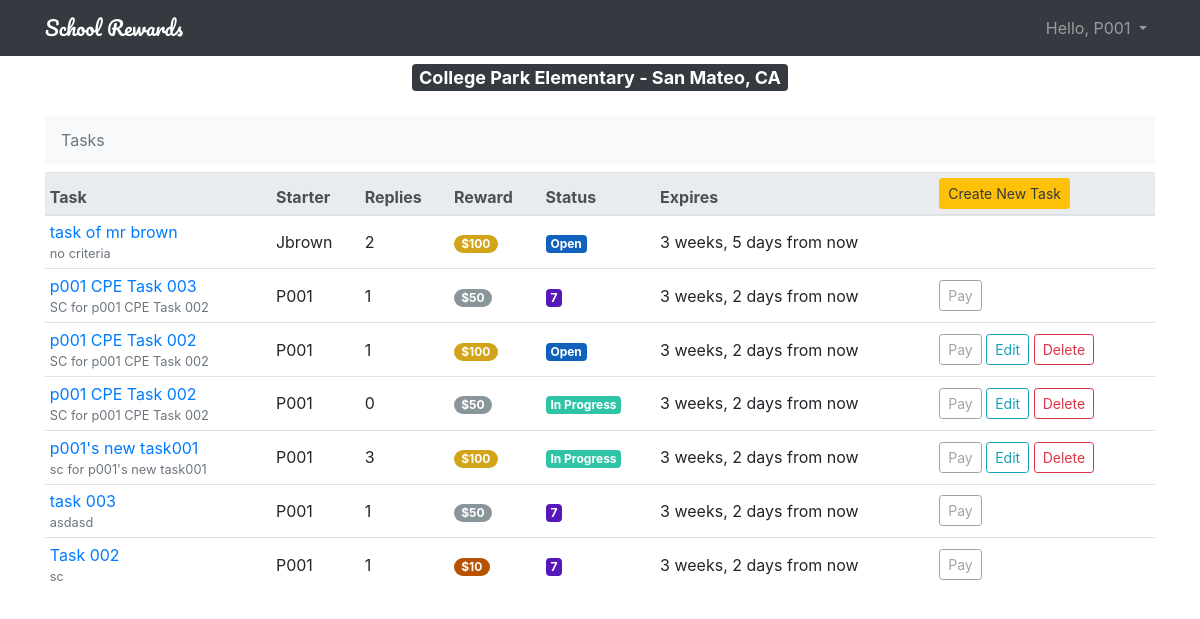
Before: /tasks/ (signed in) with the older database file.
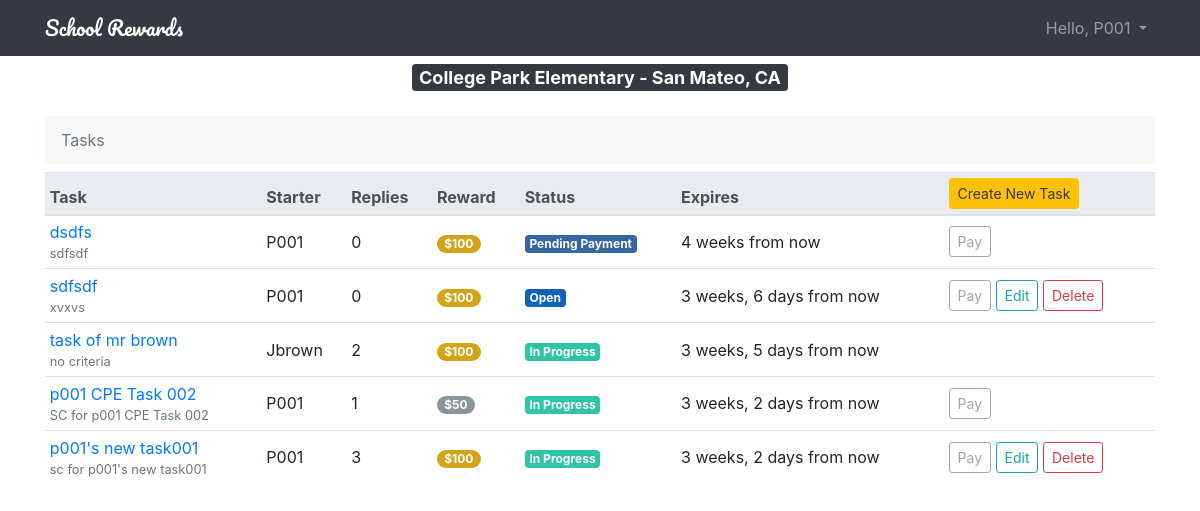
After: the same page with the newer database file.
### rewards/models.py (models this page shows, shortened)
class User(AbstractUser):
    is_parent = models.BooleanField(default=False)
    is_teacher = models.BooleanField(default=False)

class School(models.Model):
    name = models.CharField(max_length=64)
    street_address = models.CharField(max_length=100)
    city = models.CharField(max_length=64)
    state = models.CharField(max_length=25)
    zip_code = models.CharField(max_length=32)
    created_at = models.DateTimeField(auto_now_add=True)
    updated_at = models.DateTimeField(null=True)
    created_by = models.ForeignKey(User, related_name='schools', on_delete=models.CASCADE, null=True)
    updated_by = models.ForeignKey(User, related_name='+', on_delete=models.CASCADE, null=True)
    def __str__(self):
        return "%s - %s, %s" % (self.name, self.city, self.state)

class Task(models.Model):
    DAYS_TO_EXPIRE_TASK = 30  # default expiration date
    name = models.CharField(max_length=50, unique=False)
    success_criteria = models.CharField(max_length=4000)
    last_updated = models.DateTimeField(auto_now_add=True)
    expires_on = models.DateTimeField(default=datetime.now()+timedelta(days=DAYS_TO_EXPIRE_TASK))  # defaulted to +30 days
    status = models.ForeignKey(Status, related_name='tasks', on_delete=models.CASCADE, null=True, default=Status.OPEN)
    school = models.ForeignKey(School, related_name='school', on_delete=models.CASCADE, null=True)
    starter = models.ForeignKey(User, related_name='tasks', on_delete=models.CASCADE, null=True)
    reward = models.ForeignKey(Reward, related_name='tasks', on_delete=models.CASCADE, null=True, default='GOLD')
    pass
    def snippet_criteria(self):
        if len(self.success_criteria) > 30:
            return self.success_criteria[:30] + '...'
        else:
            return self.success_criteria
    def snippet_name(self):
        if len(self.name) > 30:
            return self.name[:30] + '...'
        else:
            return self.name

class Reward(models.Model):
    name = models.CharField(max_length=128)
    amount = models.SmallIntegerField(default=100)
    created_at = models.DateTimeField(auto_now_add=True)
    updated_at = models.DateTimeField(null=True)
    created_by = models.ForeignKey(User, related_name='rewards', on_delete=models.CASCADE, null=True),
    updated_by = models.ForeignKey(User, related_name='+', on_delete=models.CASCADE, null=True)  # one sided association
    color = models.CharField(max_length=7, default='#007bff')
    pass
    def get_html_badge(self):
        name = escape(self.amount)
        color = escape(self.color)
        html = '<span class="badge badge-pill badge-primary" style="background-color: %s">$%s</span>' % (color, name)
        return mark_safe(html)

class Status(models.Model):
    OPEN = 1
    CLOSED = 2
    IN_PROGRESS = 3
    PENDING_APPROVAL = 4
    APPROVED = 5
    PENDING_PAYMENT = 6
    STATUS_CHOICES = (
        (OPEN, 'Open'),
        (CLOSED, 'Closed'),
        (IN_PROGRESS, 'In Progress'),
        (PENDING_APPROVAL, 'Pending Approval'),
        (APPROVED, 'Approved'),
        (PENDING_PAYMENT, 'Pending Payment'),
    )
    status = models.IntegerField(default=OPEN, choices=STATUS_CHOICES, primary_key=True)
    color = models.CharField(max_length=7, default='#007bff')
    def get_html_badge(self):
        name = escape(self.get_status_display())
        color = escape(self.color)
        html = '<span class="badge badge-primary" style="background-color: %s">%s</span>' % (color, name)
        return mark_safe(html)

### rewards/views.py (the view)
# urls.py: path('tasks/', views.tasks_view, name='tasks'),
@login_required
def tasks_view(request):
    try:
        if request.user.is_parent:
            school = request.user.parent.school
        else:
            school = request.user.teacher.school
    except ObjectDoesNotExist:
        school = None  # TODO: Admin should see tasks for all schools
    tasks = Task.objects.filter(school=school).order_by('-last_updated')
    page = request.GET.get('page', 1)
    paginator = Paginator(tasks, 50)
    try:
        tasks = paginator.page(page)
    except PageNotAnInteger:
        tasks = paginator.page(1)
    except EmptyPage:
        tasks = paginator.page(paginator.num_pages)
    chart_left_data = Task.objects.filter(school=school).values('reward__name').annotate(Sum('reward__amount'))
    chart_left_categories = list()
    chart_left_counts_series = list()
    for entry in chart_left_data:
        chart_left_categories.append(entry['reward__name'])
        chart_left_counts_series.append({'name': entry['reward__name'], 'y': entry['reward__amount__sum']})
    chart_left_counts_series = {
        'name': 'Rewards',
        'colorByPoint': 'true',
        'data': chart_left_counts_series
    }
    chart_left = {
        'chart': {'type': 'pie'},  # column, pie, area, line
        'title': {'text': '$ Rewards'},
        'tooltip': {
            'pointFormat': '{series.name}: <b>${point.y}</b>'
        },
        'plotOptions': {
            'pie': {
                'cursor': 'pointer',
                'allowPointSelect': 'true',
                'dataLabels': {
                    'enabled': 'true',
                    'format': '<b>{point.name}</b>: ${point.y}'
                },
                'style': {
                    'color': "(Highcharts.theme & & Highcharts.theme.contrastTextColor) | | 'black'"
                }
            }
        },
        'xAxis': {'categories': chart_left_categories},
        'series': [chart_left_counts_series]
    }
    chart_middle_data = Task.objects.filter(school=school).values('status')\
        .annotate(Count('id'))
    chart_middle_categories = list()
    chart_middle_counts_series = list()
    for entry in chart_middle_data:
        if entry['status'] == 1:
            entry['status'] = 'Open'
        elif entry['status'] == 2:
            entry['status'] = 'Closed'
        elif entry['status'] == 3:
            entry['status'] = 'In Progress'
        elif entry['status'] == 4:
            entry['status'] = 'Pending Approval'
        elif entry['status'] == 5:
            entry['status'] = 'Approved'
        elif entry['status'] == 6:
            entry['status'] = 'Pending Payment'
        chart_middle_categories.append(entry['status'])
        chart_middle_counts_series.append({'name': entry['status'], 'y': entry['id__count']})
    chart_middle_counts_series = {
        'name': 'Tasks',
        'colorByPoint': 'true',
        'data': chart_middle_counts_series
    }
    chart_middle = {
        'chart': {'type': 'bar'},  # column, pie, area, line
        'title': {'text': '# Task Statuses'},
        'tooltip': {
            'pointFormat': '{series.name}: <b>{point.y}</b>'
        },
        'plotOptions': {
            'bar': {
                'cursor': 'pointer',
                'allowPointSelect': 'true',
                'dataLabels': {
                    'enabled': 'true',
                    'format': '{point.y}'
                },
                'style': {
                    'color': "(Highcharts.theme & & Highcharts.theme.contrastTextColor) | | 'black'"
                }
            }
        },
        'xAxis': {'categories': chart_middle_categories},
        'series': [chart_middle_counts_series]
    }
    chart_right_data = Task.objects.filter(school=school). \
        filter(claims__status__in=[4, 5]).\
        values('claims__status').annotate(Count('id'))
    chart_right_categories = list()
    chart_right_counts_series = list()
    for entry in chart_right_data:
        if entry['claims__status'] == 4:
            entry['claims__status'] = 'Pending Approval'
        elif entry['claims__status'] == 5:
            entry['claims__status'] = 'Approved'
        chart_right_categories.append(entry['claims__status'])
        chart_right_counts_series.append({'name': entry['claims__status'],'y': entry['id__count']})
    chart_right_counts_series = {
        'name': 'Claims',
        'colorByPoint': 'true',
        'data': chart_right_counts_series
    }
    chart_right = {
        'chart': {'type': 'column'},  # column, pie, area, line
        'title': {'text': '# Reward Claims'},
        'tooltip': {
            'pointFormat': '{series.name}: <b>{point.y}</b>'
        },
        'plotOptions': {
            'column': {
                'cursor': 'pointer',
                'allowPointSelect': 'true',
                'dataLabels': {
                    'enabled': 'true',
                    'format': '{point.y}'
                },
                'style': {
                    'color': "(Highcharts.theme & & Highcharts.theme.contrastTextColor) | | 'black'"
                }
            }
        },
        'xAxis': {'categories': chart_right_categories},
        'series': [chart_right_counts_series]
    }
    dump_left = json.dumps(chart_left)
    dump_middle = json.dumps(chart_middle)
    dump_right = json.dumps(chart_right)
    return render(request, 'tasks.html', {'tasks': tasks, 'school': school,
                                          'chart_left': dump_left,
                                          'chart_middle': dump_middle,
                                          'chart_right': dump_right
                                          })

### templates/tasks.html (shortened to what this page needs)
{% extends 'base.html' %}
{% load humanize %}
{% block school %}
    {{school}}
{% endblock %}
{% block breadcrumb %}
<ol class="breadcrumb bg-light my-2">
    <li class="breadcrumb-item active" aria-current="page">Tasks</li>
</ol>
{% endblock %}
{% block tasks %}
    <table class="table table-hover table-sm bg-white">
      <thead class="thead thead-light">
      <tr>
        <th>Task</th>
        <th>Starter</th>
        <th>Replies</th>
        <th>Reward</th>
        <th>Status</th>
          <th>Expires</th>
        <th>
            {% if user.is_parent %}
            <a href="{% url 'new_task' %}" class="btn btn-warning btn-sm text-dark" role="button" aria-pressed="true">
        Create New Task</a>
            {% endif %}
        </th>
      </tr>
      </thead>
      <tbody>
      {% for task in tasks %}
      <tr>
        <td><a href="{% url 'task_replies' task.pk %}">{{ task.snippet_name }}</a><br>
        <small class="text-muted d-block">{{ task.snippet_criteria }}</small>
        </td>
          <td class="align-middle">{{ task.starter.username|title }}</td>
        <td class="align-middle">{{ task.posts.count }}</td>
          <td class="align-middle">{{ task.reward.get_html_badge }}</td>
        <td class="align-middle">
            {{ task.status.get_html_badge }}
        </td>
          <td class="align-middle">{{ task.expires_on |naturaltime }}</td>
        <td class="align-middle">
        {% if task.starter == user %}
            <button type="button" class="btn btn-outline-secondary btn-sm disabled">
            Pay
            </button>
        {% endif %}
        {% if task.starter == user and task.claims.count < 1 and user.is_parent %}
            <a href="{% url 'edit_task' task.pk %}" class="btn btn-outline-info btn-sm" role="button" aria-pressed="true">
            Edit
            </a>
            <a href="{% url 'delete_task' task.pk %}" class="btn btn-outline-danger btn-sm" role="button" aria-pressed="true">
            Delete
            </a>
        {% endif %}
        </td>
      </tr>
      {% endfor %}
      </tbody>
    </table>
{% endblock %}

### templates/base.html (shortened to what this page needs)
{% load static %}<!DOCTYPE html>
<html>
<head>
    <link rel="stylesheet" href="{% static 'css/bootstrap.min.css' %}">
    <link rel="stylesheet" href="{% static 'css/app.css' %}">
</head>
<body>
{% block body %}
<nav class="navbar navbar-expand-sm navbar-dark bg-dark">
  <div class="container">
    <a class="navbar-brand" href="{% url 'tasks' %}">School Rewards</a>
    <div class="collapse navbar-collapse" id="mainMenu">
      {% if user.is_authenticated %}
        <ul class="navbar-nav ml-auto">
          <li class="nav-item dropdown">
            <a class="nav-link dropdown-toggle" href="#" id="userMenu" data-toggle="dropdown" aria-haspopup="true" aria-expanded="false">
              Hello, {{ user.username|title }}
            </a>
          </li>
        </ul>
      {% else %}
        <form class="form-inline ml-auto">
          <a href="{% url 'login' %}" class="btn btn-outline-secondary">Log in</a>
          <a href="{% url 'signup' %}" class="btn btn-primary ml-2">Sign up</a>
        </form>
      {% endif %}
    </div>
  </div>
</nav>
<div class="container">
    {% if school %}
    <h4 class="text-center">
        <a class="badge badge-dark my-2" data-toggle="collapse" href="#collapseCharts"
                aria-expanded="true" aria-controls="collapseCharts">
            {% block school %}{% endblock %}
        </a>
    </h4>
    {% endif %}
    <div class="collapse show" id="collapseCharts">
        <div class="row">
            <div class="col-4">
            </div>
            <div class="col-4">
            </div>
            <div class="col-4">
            </div>
	    </div>
    </div>
    {% block breadcrumb %}
    {% endblock %}
    <div class="tasks my-2">
        {% block tasks %}
        {% endblock %}
    </div>
</div>
{% endblock %}
</body>
</html>

### static/css/app.css (style rules this page uses)
.navbar-brand { font-family: 'Pacifico', cursive; }

Changed rows visible on the page:
removed Task: snippet_name "p001 CPE Task 003", snippet_criteria "SC for p001 CPE Task 002", starter.username "P001", posts.count "1", reward.get_html_badge "$50", status.get_html_badge "7", expires_on "3 weeks, 2 days from now", shows "Pay"
removed Task: snippet_name "p001 CPE Task 002", snippet_criteria "SC for p001 CPE Task 002", starter.username "P001", posts.count "1", reward.get_html_badge "$100", status.get_html_badge "Open", expires_on "3 weeks, 2 days from now", shows "Pay", shows "Edit"
removed Task: snippet_name "task 003", snippet_criteria "asdasd", starter.username "P001", posts.count "1", reward.get_html_badge "$50", status.get_html_badge "7", expires_on "3 weeks, 2 days from now", shows "Pay"
removed Task: snippet_name "Task 002", snippet_criteria "sc", starter.username "P001", posts.count "1", reward.get_html_badge "$10", status.get_html_badge "7", expires_on "3 weeks, 2 days from now", shows "Pay"
added Task: snippet_name "dsdfs", snippet_criteria "sdfsdf", starter.username "P001", posts.count "0", reward.get_html_badge "$100", status.get_html_badge "Pending Payment", expires_on "4 weeks from now"
added Task: snippet_name "sdfsdf", snippet_criteria "xvxvs", starter.username "P001", posts.count "0", reward.get_html_badge "$100", status.get_html_badge "Open", expires_on "3 weeks, 6 days from now", shows "Pay", shows "Edit"
changed Task "task of mr brown": status_id 1 → 3 (drawn); status.get_html_badge "Open" → "In Progress"
shown differently, row unchanged: Task "p001 CPE Task 002": posts.count "0" → "1"; no longer shows "Edit Delete"
